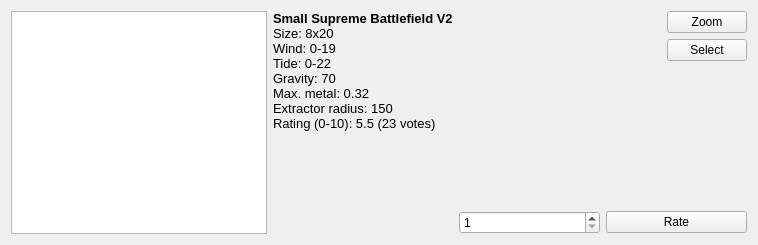
<ui version="4.0" >
 <class>MapSelectorWidget</class>
 <widget class="QWidget" name="MapSelectorWidget" >
  <property name="geometry" >
   <rect>
    <x>0</x>
    <y>0</y>
    <width>758</width>
    <height>245</height>
   </rect>
  </property>
  <property name="sizePolicy" >
   <sizepolicy vsizetype="Preferred" hsizetype="Expanding" >
    <horstretch>0</horstretch>
    <verstretch>0</verstretch>
   </sizepolicy>
  </property>
  <property name="windowTitle" >
   <string>Form</string>
  </property>
  <layout class="QGridLayout" >
   <item rowspan="4" row="0" column="0" >
    <widget class="QGraphicsView" name="graphicsView" />
   </item>
   <item rowspan="4" row="0" column="1" >
    <widget class="QLabel" name="label" >
     <property name="text" >
      <string>&lt;html>&lt;head>&lt;meta name="qrichtext" content="1" />&lt;style type="text/css">
p, li { white-space: pre-wrap; }
&lt;/style>&lt;/head>&lt;body style=" font-family:'Sans Serif'; font-size:10pt; font-weight:400; font-style:normal;">
&lt;p style=" margin-top:0px; margin-bottom:0px; margin-left:0px; margin-right:0px; -qt-block-indent:0; text-indent:0px;">&lt;span style=" font-weight:600;">Small Supreme Battlefield V2&lt;/span>&lt;/p>
&lt;p style=" margin-top:0px; margin-bottom:0px; margin-left:0px; margin-right:0px; -qt-block-indent:0; text-indent:0px;">Size: 8x20&lt;/p>
&lt;p style=" margin-top:0px; margin-bottom:0px; margin-left:0px; margin-right:0px; -qt-block-indent:0; text-indent:0px;">Wind: 0-19&lt;/p>
&lt;p style=" margin-top:0px; margin-bottom:0px; margin-left:0px; margin-right:0px; -qt-block-indent:0; text-indent:0px;">Tide: 0-22&lt;/p>
&lt;p style=" margin-top:0px; margin-bottom:0px; margin-left:0px; margin-right:0px; -qt-block-indent:0; text-indent:0px;">Gravity: 70&lt;/p>
&lt;p style=" margin-top:0px; margin-bottom:0px; margin-left:0px; margin-right:0px; -qt-block-indent:0; text-indent:0px;">Max. metal: 0.32&lt;/p>
&lt;p style=" margin-top:0px; margin-bottom:0px; margin-left:0px; margin-right:0px; -qt-block-indent:0; text-indent:0px;">Extractor radius: 150&lt;/p>
&lt;p style=" margin-top:0px; margin-bottom:0px; margin-left:0px; margin-right:0px; -qt-block-indent:0; text-indent:0px;">Rating (0-10): 5.5 (23 votes)&lt;/p>&lt;/body>&lt;/html></string>
     </property>
     <property name="alignment" >
      <set>Qt::AlignLeading|Qt::AlignLeft|Qt::AlignTop</set>
     </property>
    </widget>
   </item>
   <item rowspan="3" row="0" column="2" >
    <spacer>
     <property name="orientation" >
      <enum>Qt::Horizontal</enum>
     </property>
     <property name="sizeHint" >
      <size>
       <width>40</width>
       <height>121</height>
      </size>
     </property>
    </spacer>
   </item>
   <item row="0" column="3" >
    <widget class="QPushButton" name="pushButton_3" >
     <property name="text" >
      <string>Zoom</string>
     </property>
    </widget>
   </item>
   <item row="1" column="3" >
    <widget class="QPushButton" name="pushButton_2" >
     <property name="text" >
      <string>Select</string>
     </property>
    </widget>
   </item>
   <item row="2" column="3" >
    <spacer>
     <property name="orientation" >
      <enum>Qt::Vertical</enum>
     </property>
     <property name="sizeHint" >
      <size>
       <width>20</width>
       <height>40</height>
      </size>
     </property>
    </spacer>
   </item>
   <item row="3" column="2" colspan="2" >
    <layout class="QGridLayout" >
     <item row="0" column="0" >
      <widget class="QSpinBox" name="rateMapSpinBox" >
       <property name="minimum" >
        <number>1</number>
       </property>
       <property name="maximum" >
        <number>10</number>
       </property>
       <property name="value" >
        <number>1</number>
       </property>
      </widget>
     </item>
     <item row="0" column="1" >
      <widget class="QPushButton" name="pushButton" >
       <property name="text" >
        <string>Rate</string>
       </property>
      </widget>
     </item>
    </layout>
   </item>
  </layout>
 </widget>
 <resources/>
 <connections/>
</ui>
